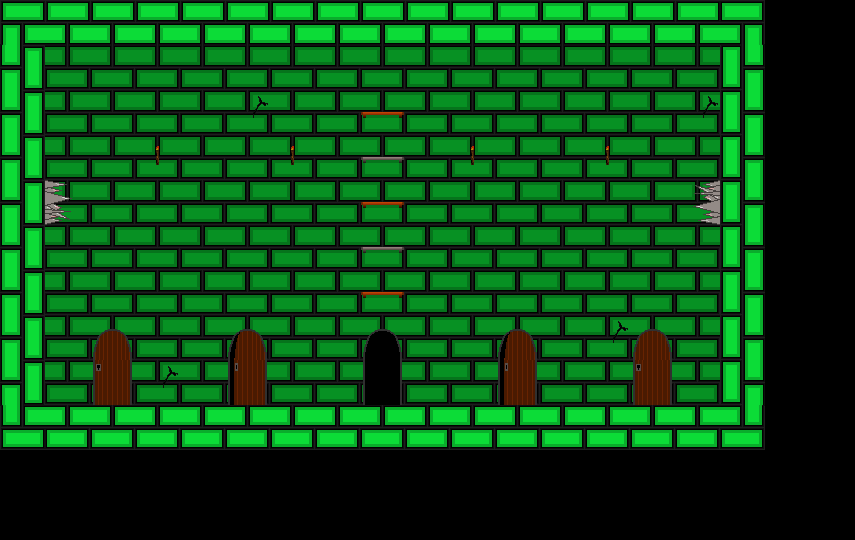

A 2D game scene composited from a Tiled map and its tileset images. What follows is a short description and the map's XML, with every tile layer's data as written:
An orthogonal 19x12 tile map with 45x45 px tiles, 2 tile layers (mur, fond), 3 tilesets.

<map version="1.5" tiledversion="1.7.2" orientation="orthogonal" renderorder="right-down" width="19" height="12" tilewidth="45" tileheight="45" infinite="0" nextlayerid="3" nextobjectid="1">
 <tileset firstgid="1" name="briques sol" tilewidth="45" tileheight="45" tilecount="42" columns="6">
  <image source="briques sol.png" width="270" height="315" />
 </tileset>
 <tileset firstgid="43" name="briques_fond" tilewidth="45" tileheight="45" tilecount="16" columns="4">
  <image source="briques_fond.png" width="180" height="180" />
 </tileset>
 <tileset firstgid="59" name="jouer ecran" tilewidth="45" tileheight="45" tilecount="16" columns="4">
  <image source="decor.png" width="180" height="180" />
 </tileset>
 <layer id="1" name="mur" width="19" height="12">
  <data encoding="csv">
31,27,27,27,27,27,27,27,27,27,27,27,27,27,27,27,2147483679,0,0,
26,52,52,52,52,52,52,52,52,52,52,52,52,52,52,52,28,0,0,
26,52,52,52,52,53,52,52,52,52,52,52,52,52,52,53,28,0,0,
26,52,52,54,52,52,54,52,52,52,54,52,52,54,52,52,28,0,0,
26,52,52,52,52,52,52,52,52,52,52,52,52,52,52,52,28,0,0,
26,52,52,52,52,52,52,52,52,52,52,52,52,52,52,52,28,0,0,
26,52,52,52,52,52,52,52,52,52,52,52,52,52,52,52,28,0,0,
26,52,52,52,52,52,52,52,52,52,52,52,52,53,52,52,28,0,0,
26,52,52,53,52,52,52,52,52,52,52,52,52,52,52,52,28,0,0,
2147483677,25,25,25,25,25,25,25,25,25,25,25,25,25,25,25,29,0,0,
0,0,0,0,0,0,0,0,0,0,0,0,0,0,0,0,0,0,0,
0,0,0,0,0,0,0,0,0,0,0,0,0,0,0,0,0,0,0
</data>
 </layer>
 <layer id="2" name="fond" width="19" height="12">
  <data encoding="csv">
0,0,0,0,0,0,0,0,0,0,0,0,0,0,0,0,0,0,0,
0,0,0,0,0,0,0,0,0,0,0,0,0,0,0,0,0,0,0,
0,0,0,0,0,0,0,0,59,0,0,0,0,0,0,0,0,0,0,
0,0,0,0,0,0,0,0,62,0,0,0,0,0,0,0,0,0,0,
0,2684354632,0,0,0,0,0,0,59,0,0,0,0,0,0,1610612808,0,0,0,
0,0,0,0,0,0,0,0,62,0,0,0,0,0,0,0,0,0,0,
0,0,0,0,0,0,0,0,59,0,0,0,0,0,0,0,0,0,0,
0,0,67,0,0,69,0,0,65,0,0,69,0,0,67,0,0,0,0,
0,0,68,0,0,70,0,0,66,0,0,70,0,0,68,0,0,0,0,
0,0,0,0,0,0,0,0,0,0,0,0,0,0,0,0,0,0,0,
0,0,0,0,0,0,0,0,0,0,0,0,0,0,0,0,0,0,0,
0,0,0,0,0,0,0,0,0,0,0,0,0,0,0,0,0,0,0
</data>
 </layer>
</map>
